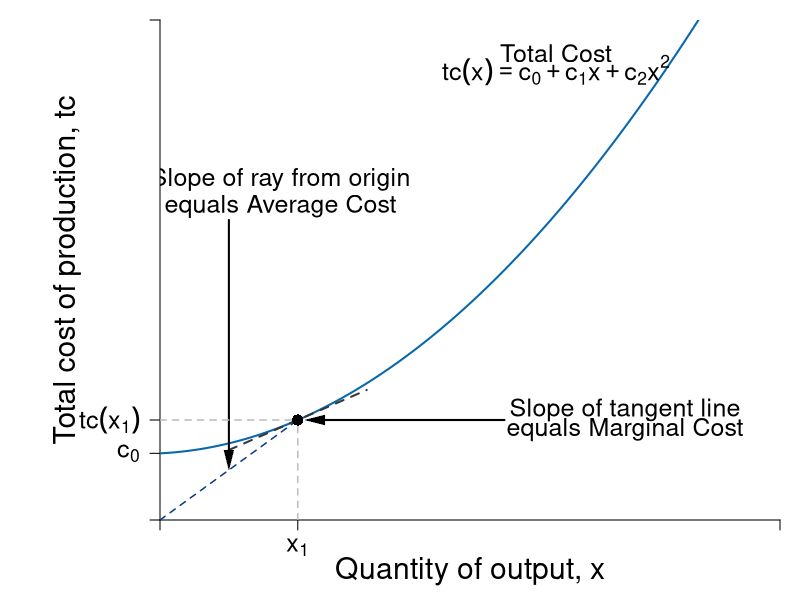

Reproduce this figure in R.
#Graph Designer: Simon Halliday
#Authors: Bowles, Foley and Halliday
#Title: Coordination, Conflict and Competition: A Text in Microeconomics

require(shape)
pdf(file = "firmmarketsupply/total_cost.pdf", width = 9, height = 7)

#Set parameters for graphics
axislabelsize <- 1.8
labelsize <- 1.5
namesize <- 1.8
annotatesize <- 1.5
graphlinewidth <- 2
segmentlinewidth <- 1.5

COL <- c("#7fc97f", "#beaed4", "#fdc086", "#ffff99", "#386cb0", "#f0027f", "#bf5b17", "#666666")
COLA <- c("#99d8c9","#66c2a4","#41ae76", "#238b45", "#005824")
COLB <- c("#4eb3d3", "#2b8cbe", "#0868ac","#084081")

#Edited the margins to cater for the larger LHS labels
par(mar =  c(4, 8, 1, 1))

totalcost <- function(x, c0 = 10, c1 = 2, c2 = 0.5){
  c0 + c1*x + c2*x^2
}

avgcost <- function(x, c0 = 10, c1 = 2, c2 = 0.5){
  totalcost/x
}

marginalcost <- function(x, c1 = 2, c2 = 0.5){
  c1 + 2*c2*x
}

mcline <- function(x, constant = 0.3181472, slope = 0.125){
  constant + slope*x
}

isocost <- function(l, c = 10, w = 1, r = 1) {
  c - (w/r)*l
}


isoquant <- function(l, alpha = 0.5, x = 5) {
  (x / l^alpha)^(1/(1 - alpha))
}

xlims <- c(0, 18)
ylims <- c(0, 15)

npts <- 501 
x <- seq(xlims[1], xlims[2], length.out = npts)
y <- seq(ylims[1], ylims[2], length.out = npts) 
a <- c(13, 16.75, 19.25)

plot(0, 0, xlim = xlims, ylim = ylims, type = "n",
     xlab = expression(paste("")),
     ylab = expression(paste("")), 
     xaxt = "n", 
     yaxt = "n", 
     cex.lab = axislabelsize, 
     bty = "n",
     xaxs = "i", 
     yaxs = "i")


ticksy <- c(0, 2, totalcost(x = 4, c0 = 2, c1 = 0.05, c2 = 0.05), ylims[2])
ylabels <- c(NA, expression(paste(c[0])), expression(paste(tc(x[1]))), NA)
ticksx <- c(0, 4, xlims[2])
xlabels <- c(NA, expression(paste(x[1])), NA)


axis(1, at = ticksx, pos = 0, labels = xlabels, cex.axis = labelsize)
axis(2, at = ticksy, pos = 0, labels = ylabels, las = 1, cex.axis = labelsize)

npts <- 500 
xx1 <- seq(xlims[1], xlims[2], length.out = npts)
xx3 <- seq(2, 6, length.out = npts)

lines(xx1, totalcost(xx1, c0 = 2, c1 = 0.05, c2 = 0.05), col = COLB[3], lwd = graphlinewidth)
lines(xx3, mcline(xx3, constant = totalcost(x = 4, c0 = 2, c1 = 0.05, c2 = 0.05) - 4*marginalcost(x = 4, c1 = 0.05, c2 = 0.05), slope = marginalcost(x = 4, c1 = 0.05, c2 = 0.05)), 
      col = "grey22", lty = 2, lwd = graphlinewidth)

#Label the axes
mtext(expression(paste("Quantity of output, ", x)), side = 1, line = 2.5, cex = axislabelsize)
text(-2.7, 0.5*ylims[2], expression(paste("Total cost of production, ",tc)), xpd = TRUE, cex = axislabelsize, srt = 90) 

#Label the cost curve
text(11.5, 14, expression("Total Cost"), cex = annotatesize)
text(11.5, 13.5, expression(paste(tc(x) == c[0] + c[1]*x + c[2]*x^2)), cex = annotatesize)

#Average Cost
text(3.5, 10.2, expression(paste("Slope of ray from origin")), cex = annotatesize)
text(3.5, 9.4, expression(paste("equals Average Cost")), cex = annotatesize)
Arrows(2, 9, 2, 1.8, col = "black", lty = 1, lwd = 2, arr.type = "triangle", arr.lwd = 0.5)

#Marginal Cost
text(13.5, totalcost(x = 4, c0 = 2, c1 = 0.05, c2 = 0.05) + 0.3, expression(paste("Slope of tangent line")), cex = annotatesize)
text(13.5, totalcost(x = 4, c0 = 2, c1 = 0.05, c2 = 0.05) - 0.3, expression(paste("equals Marginal Cost")), cex = annotatesize)
Arrows(10, totalcost(x = 4, c0 = 2, c1 = 0.05, c2 = 0.05), 4.5, totalcost(x = 4, c0 = 2, c1 = 0.05, c2 = 0.05) , col = "black", lty = 1, lwd = 2, arr.type = "triangle", arr.lwd = 0.5)

#Draw segments for average cost
segments(0, totalcost(x = 4, c0 = 2, c1 = 0.05, c2 = 0.05), 4, totalcost(x = 4, c0 = 2, c1 = 0.05, c2 = 0.05), lty = 2, col = "gray" , lwd = segmentlinewidth)
segments(4, 0, 4, totalcost(x = 4, c0 = 2, c1 = 0.05, c2 = 0.05), lty = 2, col = "gray" , lwd = segmentlinewidth)
segments(0, 0, 4, totalcost(x = 4, c0 = 2, c1 = 0.05, c2 = 0.05), lty = 2, col = COLB[4] , lwd = segmentlinewidth)
points(4, totalcost(x = 4, c0 = 2, c1 = 0.05, c2 = 0.05), pch = 16, col = "black", cex = 1.5)


dev.off()
